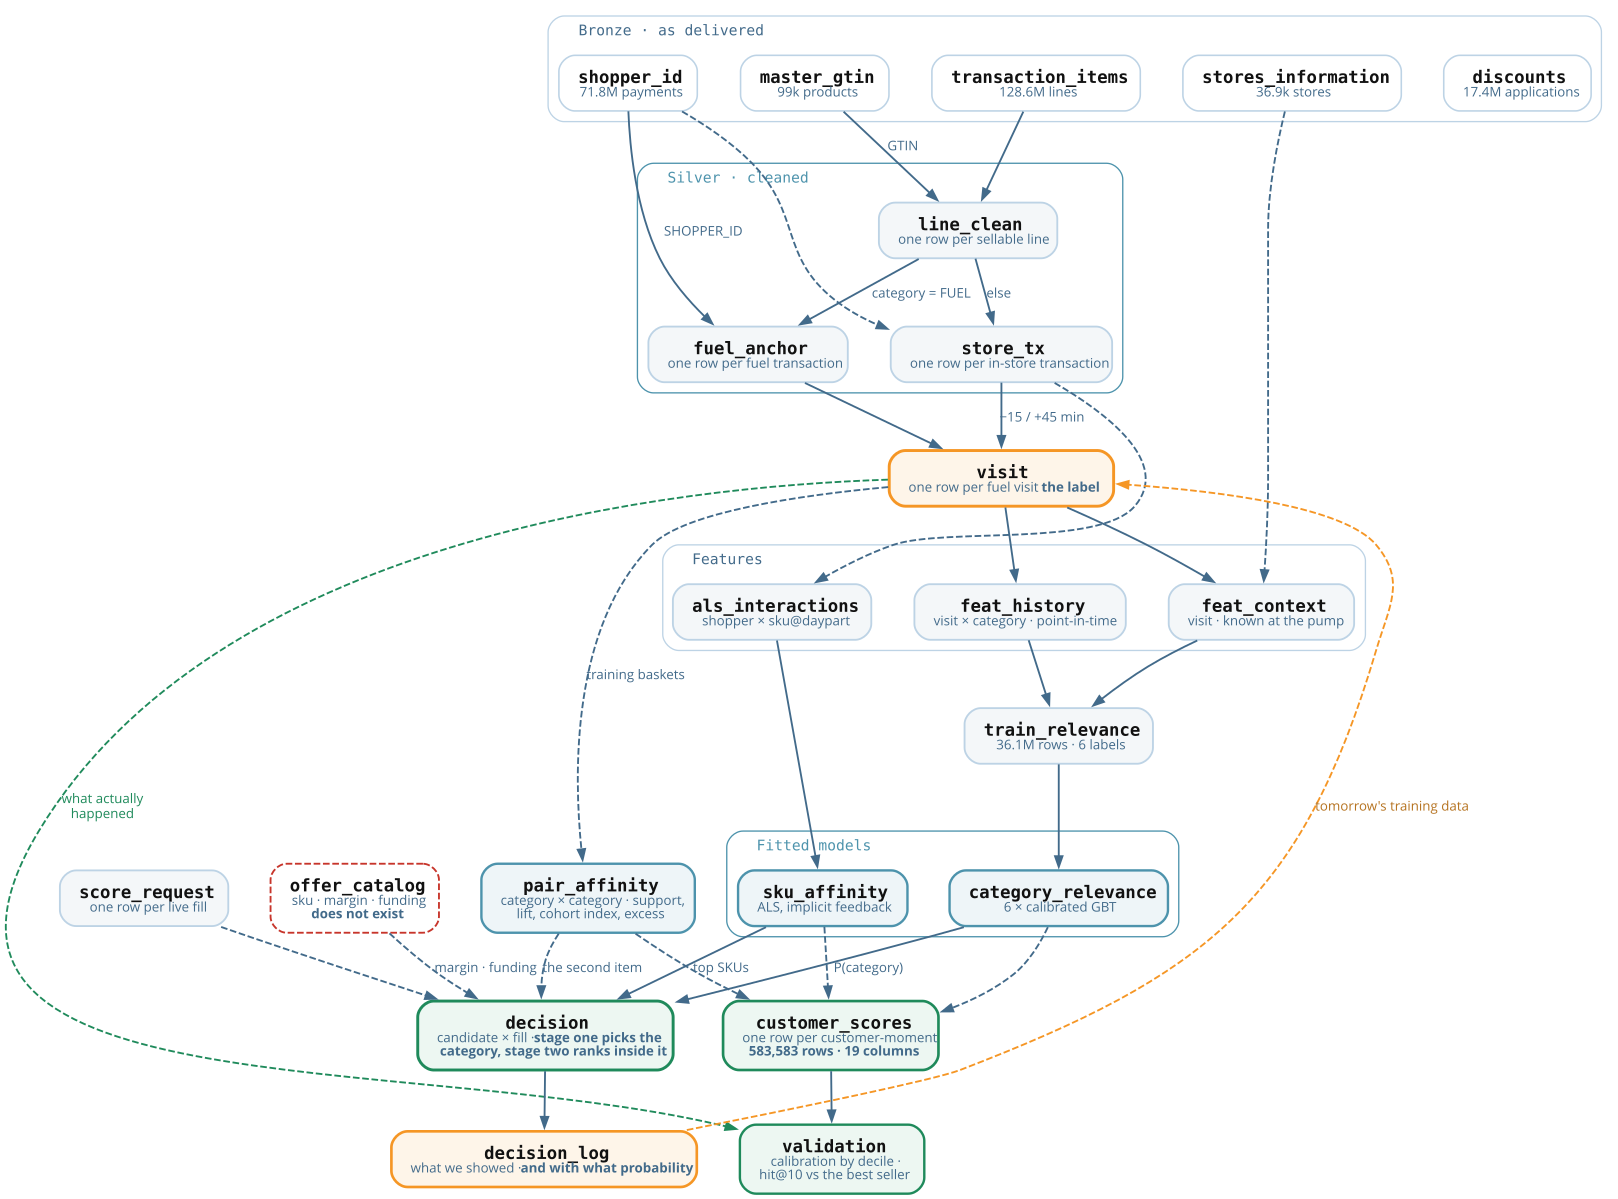

This figure's Python source:
"""Table lineage for the pump-screen model, drawn with Graphviz.

Where `pump_pipeline.py` draws the *reasoning* — label, models, decision —
this one draws the *tables*. Every box is something a team has to actually
materialise, with a grain, a schema and a job that writes it.

Needs the `dot` binary:  brew install graphviz

Run:  uv run --with graphviz python pump_tables.py
"""

from pathlib import Path

import graphviz

OUT = Path(__file__).parent / "pump_tables"

NAVY = "#022F4A"
RIDGE = "#426A8A"
TEAL = "#4D93AC"
SKY = "#BDD3E5"
CLOUD = "#F4F7F9"
ORANGE = "#F59625"
GOOD = "#1F8A5B"
BAD = "#C7352B"
INK = "#111111"

MONO = "Fira Code, DejaVu Sans Mono, monospace"
SANS = "Open Sans, Helvetica, sans-serif"


def node(g, name, title, sub="", **kw):
    """A box labelled with a table name over its grain."""
    label = f'<<font face="{MONO}"><b>{title}</b></font>'
    if sub:
        label += f'<br/><font point-size="10" color="{RIDGE}">{sub}</font>'
    label += ">"
    kw.setdefault("id", f"n-{name}")
    kw.setdefault("tooltip", "Click for the schema and the code")
    g.node(name, label=label, **kw)


def build() -> graphviz.Digraph:
    g = graphviz.Digraph("pump_tables", format="svg")
    g.attr(rankdir="TB", bgcolor="white", splines="spline",
           nodesep="0.45", ranksep="0.55", fontname=SANS)
    g.attr("node", shape="box", style="rounded,filled", fontname=SANS,
           fontsize="13", color=SKY, fillcolor=CLOUD, fontcolor=INK,
           margin="0.2,0.13", penwidth="1.4")
    g.attr("edge", color=RIDGE, penwidth="1.4", arrowsize="0.8",
           fontname=SANS, fontsize="10", fontcolor=RIDGE)

    # ---- bronze: what PDI delivered -------------------------------
    with g.subgraph(name="cluster_src") as c:
        c.attr(label="  Bronze · as delivered  ", labeljust="l",
               style="rounded", color=SKY, fontname=MONO, fontsize="11",
               fontcolor=RIDGE, bgcolor="white")
        c.attr("node", fillcolor="white", penwidth="1.2")
        for key, title, sub in [
            ("src_items", "transaction_items", "128.6M lines"),
            ("src_gtin", "master_gtin", "99k products"),
            ("src_shopper", "shopper_id", "71.8M payments"),
            ("src_stores", "stores_information", "36.9k stores"),
            ("src_disc", "discounts", "17.4M applications"),
        ]:
            node(c, key, title, sub)
        c.body.append(
            "{rank=same; src_items; src_gtin; src_shopper; src_stores; src_disc}")

    # ---- silver: cleaned and conformed ----------------------------
    with g.subgraph(name="cluster_silver") as c:
        c.attr(label="  Silver · cleaned  ", labeljust="l", style="rounded",
               color=TEAL, fontname=MONO, fontsize="11", fontcolor=TEAL,
               bgcolor="white")
        node(c, "line_clean", "line_clean", "one row per sellable line")
        node(c, "fuel_anchor", "fuel_anchor", "one row per fuel transaction")
        node(c, "store_tx", "store_tx", "one row per in-store transaction")
        c.body.append("{rank=same; fuel_anchor; store_tx}")

    # ---- gold: the unit of analysis -------------------------------
    node(g, "visit", "visit", "one row per fuel visit · <b>the label</b>",
         color=ORANGE, fillcolor="#FEF5E9", penwidth="2.2")

    # ---- features -------------------------------------------------
    with g.subgraph(name="cluster_feat") as c:
        c.attr(label="  Features  ", labeljust="l", style="rounded",
               color=SKY, fontname=MONO, fontsize="11", fontcolor=RIDGE,
               bgcolor="white")
        node(c, "feat_ctx", "feat_context", "visit · known at the pump")
        node(c, "feat_hist", "feat_history", "visit × category · point-in-time")
        node(c, "als_int", "als_interactions", "shopper × sku@daypart")
        c.body.append("{rank=same; feat_ctx; feat_hist; als_int}")

    # ---- training sets --------------------------------------------
    node(g, "train_relevance", "train_relevance", "36.1M rows · 6 labels")

    # ---- models ---------------------------------------------------
    with g.subgraph(name="cluster_models") as c:
        c.attr(label="  Fitted models  ", labeljust="l", style="rounded",
               color=TEAL, fontname=MONO, fontsize="11", fontcolor=TEAL,
               bgcolor="white")
        c.attr("node", color=TEAL, fillcolor="#EEF5F8", penwidth="1.8")
        node(c, "m_relevance", "category_relevance", "6 × calibrated GBT")
        node(c, "m_affinity", "sku_affinity", "ALS, implicit feedback")
        c.body.append("{rank=same; m_relevance; m_affinity}")

    # ---- serving --------------------------------------------------
    node(g, "offer_cat", "offer_catalog",
         "sku · margin · funding<br/><b>does not exist</b>", color=BAD,
         fillcolor="white", style="rounded,filled,dashed")
    node(g, "score_req", "score_request", "one row per live fill")
    # The complement table: a different question, built from the joint
    # baskets rather than from either model.
    node(g, "pair_affinity", "pair_affinity",
         "category × category · support,<br/>lift, cohort index, excess",
         color=TEAL, fillcolor="#EEF5F8", penwidth="1.8")
    # The batch twin of `decision`: every held-out fill, scored and written.
    node(g, "cust_scores", "customer_scores",
         "one row per customer-moment<br/><b>583,583 rows · 19 columns</b>",
         color=GOOD, fillcolor="#EDF7F2", penwidth="2")
    node(g, "decision", "decision",
         "candidate × fill · <b>stage one picks the<br/>category, "
         "stage two ranks inside it</b>",
         color=GOOD, fillcolor="#EDF7F2", penwidth="2.2")
    node(g, "validation", "validation",
         "calibration by decile ·<br/>hit@10 vs the best seller",
         color=GOOD, fillcolor="#EDF7F2", penwidth="1.8")
    node(g, "dec_log", "decision_log",
         "what we showed · <b>and with what probability</b>", color=ORANGE,
         fillcolor="#FEF5E9", penwidth="2")

    # ---- wiring ----------------------------------------------------
    g.edge("src_items", "line_clean")
    g.edge("src_gtin", "line_clean", label="GTIN")
    g.edge("line_clean", "fuel_anchor", label="category = FUEL")
    g.edge("line_clean", "store_tx", label="else")
    g.edge("src_shopper", "fuel_anchor", label="SHOPPER_ID")
    g.edge("src_shopper", "store_tx", style="dashed")
    g.edge("fuel_anchor", "visit")
    g.edge("store_tx", "visit", label="−15 / +45 min")

    g.edge("visit", "feat_ctx")
    g.edge("visit", "feat_hist")
    g.edge("src_stores", "feat_ctx", style="dashed")
    g.edge("store_tx", "als_int", style="dashed", constraint="false")

    g.edge("feat_ctx", "train_relevance")
    g.edge("feat_hist", "train_relevance")
    g.edge("train_relevance", "m_relevance")
    g.edge("als_int", "m_affinity")

    g.edge("m_relevance", "decision", label="P(category)")
    g.edge("m_affinity", "decision", label="top SKUs")
    g.edge("offer_cat", "decision", style="dashed", label="margin · funding")
    g.edge("score_req", "decision", style="dashed")
    g.edge("pair_affinity", "decision", style="dashed",
           label="the second item")
    g.edge("visit", "pair_affinity", style="dashed",
           label="training baskets")
    g.edge("m_relevance", "cust_scores", style="dashed")
    g.edge("m_affinity", "cust_scores", style="dashed")
    g.edge("pair_affinity", "cust_scores", style="dashed")
    g.edge("cust_scores", "validation")
    g.edge("visit", "validation", style="dashed", constraint="false",
           label="what actually\\nhappened", color=GOOD, fontcolor=GOOD)
    g.edge("decision", "dec_log")
    g.edge("dec_log", "visit", style="dashed", constraint="false",
           label="tomorrow's training data", color=ORANGE, fontcolor="#B5721F")

    return g


def write_partial(svg_path: Path) -> Path:
    """Wrap the SVG in a raw-HTML block Quarto can include."""
    svg = svg_path.read_text()
    svg = svg[svg.index("<svg"):]
    for attr in ("width", "height"):
        i = svg.index(f'{attr}="')
        j = svg.index('"', i + len(attr) + 2) + 1
        svg = svg[:i] + svg[j:]
    svg = svg.replace("<svg ", '<svg id="pipeline-svg" ', 1)
    out = svg_path.parent.parent / "_tables_diagram.qmd"
    out.write_text("```{=html}\n" + svg + "\n```\n")
    return out


def main() -> None:
    g = build()
    svg = g.render(str(OUT), format="svg", cleanup=True)
    png = g.render(str(OUT), format="png", cleanup=True)
    partial = write_partial(Path(svg))
    print(f"wrote {svg}")
    print(f"wrote {png}")
    print(f"wrote {partial}")


if __name__ == "__main__":
    main()
